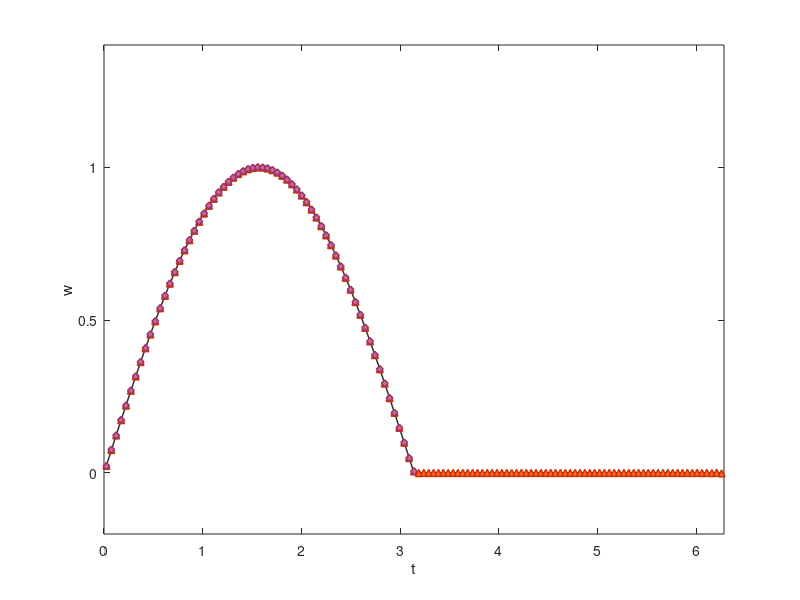
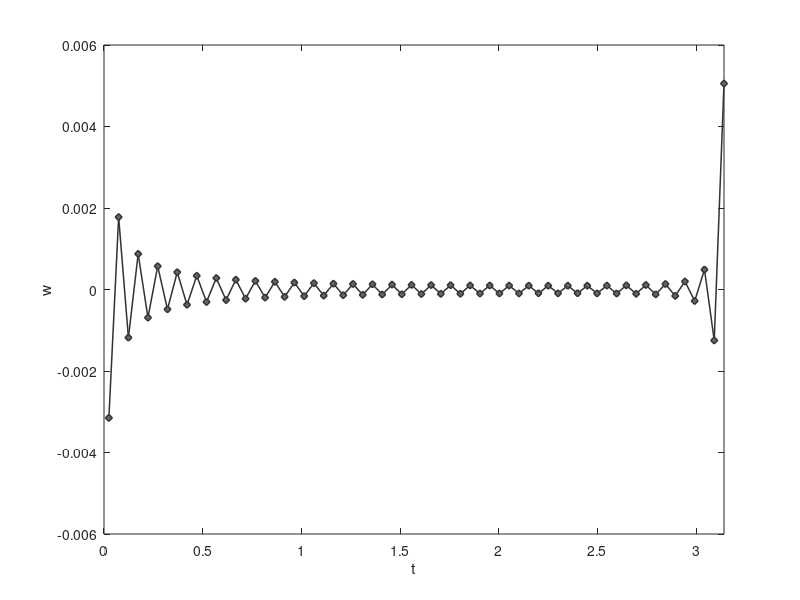

Recreate these plots in MATLAB, in order. (Note: this script raises an error after producing the figures.)
% ssht_demo7 - Run demo7
%
% Integrate a band-limited function on the sphere using the symmetrised
% quadrature weights.
% 
% Default usage is given by
%
%   ssht_demo7
%
% Author: Jason McEwen (www.jasonmcewen.org)

% SSHT package to perform spin spherical harmonic transforms
% Copyright (C) 2011  Jason McEwen
% See LICENSE.txt for license details

function ssht_demo7

clear all;

% Define parameters.
method = 'MW'
L = 64
reality = false
renorm_plot = true

% Plotting paramters.
line_width = 1.1;
line_width_thick = 2.5;
marker_size = 5;
marker_type1 = '^';
marker_type2 = 'd';
green_light = [0.2 0.6 0.4];% x339966
green_dark = [0 0.4 0.2];   % x006633
blue_light = [0.2 0.4 0.8]; % x3366CC
blue_dark = [0 0 1];        % x0000FF
red_light = [1 0.4 0.2];    % xFF6633
red_dark = [0.8 0.2 0];     % xCC3300
grey_light = [0.4 0.4 0.4]; % x666666
grey_dark = [0.2 0.2 0.2];  % x333333
magenta_light = [0.8 0.4 0.6]; % xCC6699
magenta_dark = [0.6 0.2 0.4];  % x993366

% Generate random flms (of complex signal).
flm = zeros(L^2,1);
flm = rand(size(flm)) + sqrt(-1)*rand(size(flm));
flm = 2.*(flm - (1+sqrt(-1))./2);

% Impose reality on flms.
if reality
   for el = 0:L-1
      m = 0;
      ind = ssht_elm2ind(el, m);      
      flm(ind) = real(flm(ind));
      for m = 1:el
         ind_pm = ssht_elm2ind(el, m);
         ind_nm = ssht_elm2ind(el, -m);         
         flm(ind_nm) = (-1)^m * conj(flm(ind_pm));
      end
   end
end

% Compute weights.
for m = -(L-1):(L-1)
   w(m+L) = mw_weights(m);
end

% Apply phase shift to account for theta offset.
wr = w .* exp(-i*[-(L-1):(L-1)]*pi/(2.*L-1));

% Compute weights as function of theta.
wr = real(fft(ifftshift(wr))).*2.*pi./(2*L-1).^2;
t=0:2*L-2;
theta = pi*(2*t+1)./(2.*L-1);
figure;
if renorm_plot
   plot(theta, [sin(theta(1:L)), zeros(1,L-1)], ...
      'Color', grey_dark, ...
      'LineStyle', '-', ...
      'LineWidth', line_width);
   hold on;
   plot(theta, wr./(2*pi).^2.*(2*L-1).^2, ...
      'Color', red_dark, ...
      'Marker', marker_type1, ...
      'MarkerSize', marker_size, ...
      'MarkerFaceColor', red_light, ...
      'MarkerEdgeColor', red_dark, ...
      'LineStyle', 'none', ...
      'LineWidth', line_width);
else
   plot(theta, (2*pi).^2/(2*L-1).^2.*[sin(theta(1:L)), zeros(1,L-1)],...
      'Color', grey_dark, ...      
      'LineStyle', '-', ...
      'LineWidth', line_width);      
   hold on;
   plot(theta, wr, ...      
      'Color', red_dark, ...
      'Marker', marker_type1, ...
      'MarkerSize', marker_size, ...
      'MarkerFaceColor', red_light, ...
      'MarkerEdgeColor', red_dark, ...
      'LineStyle', 'none', ...
      'LineWidth', line_width);

end

% Compute symmetrised quadrature weights defined on sphere.
q = wr(1:L);
q(1:L-1) = q(1:L-1) + wr(end:-1:L+1);
if renorm_plot
   plot(theta(1:L), q./(2*pi).^2.*(2*L-1).^2, ...
      'Color', magenta_dark, ...
      'Marker', marker_type2, ...
      'MarkerSize', marker_size, ...
      'MarkerFaceColor', magenta_light, ...
      'MarkerEdgeColor', magenta_dark, ...
      'LineStyle', 'none',  ...
      'LineWidth', line_width);
   a = axis; a(1) = 0; a(2) = 2*pi;
   axis(a)
   xlabel('t')
   ylabel('w')
   figure
   plot(theta(1:L), q./(2*pi).^2.*(2*L-1).^2-sin(theta(1:L)), ...
      'Color', grey_dark, ...
      'Marker', marker_type2, ...
      'MarkerSize', marker_size, ...
      'MarkerFaceColor', grey_light, ...
      'MarkerEdgeColor', grey_dark, ...
      'LineStyle', '-',  ...
      'LineWidth', line_width);   
   a = axis; a(1) = 0; a(2) = pi; a(3) = -a(4);
   axis(a)
   xlabel('t')
   ylabel('w')
else
   plot(theta(1:L), q, ...
      'Color', magenta_dark, ...
      'Marker', marker_type2, ...
      'MarkerSize', marker_size, ...
      'MarkerFaceColor', magenta_light, ...
      'MarkerEdgeColor', magenta_dark, ...
      'LineStyle', 'none',  ...
      'LineWidth', line_width);   
   a = axis; a(1) = 0; a(2) = 2*pi;
   axis(a)
   xlabel('t')
   ylabel('w')
   figure
   plot(theta(1:L), q - (2*pi).^2/(2*L-1).^2.*sin(theta(1:L)), ...
      'Color', grey_dark, ...
      'Marker', marker_type2, ...
      'MarkerSize', marker_size, ...
      'MarkerFaceColor', grey_light, ...
      'MarkerEdgeColor', grey_dark, ...
      'LineStyle', '-',  ...
      'LineWidth', line_width);    
   a = axis; a(1) = 0; a(2) = pi; a(3) = -a(4);
   axis(a)
   xlabel('t')
   ylabel('w')
end

% Integral of function given by rescaled (el,m)=(0,0) harmonic coefficient.
I0 = flm(1,1) .* sqrt(4*pi)

% Integrate function on sphere using all points.
f = ssht_inverse(flm, L, 'Method', method, 'Reality', reality);
Q = q.' * ones(1, 2*L-1);
I1 = sum(Q(:) .* f(:))

% Integration function on sphere using L points in theta.
% (Zero-pad to evalue the band-limited function on the correct L points.)
for r = 1:size(f,1)
   f_up(r,:) = ifft(ifftshift([0, fftshift(fft(f(r,:)))])) ...
      ./ (2*L-1) * (2*L);
end
f_down = f_up(:,1:2:end);
Q_down = q.' * ones(1, L);
I2 = sum(Q_down(:) .* f_down(:)) * (2*L-1) / L

% Compute integration errors.
I1_err = max(abs(I1 - I0))
I2_err = max(abs(I2 - I0))



function w = mw_weights(m)
%% mw_weights - Compute MW weights
%
% Compute the MW weights.
% 
% Default usage is given by
%
%   w = mw_weights(m)
%
% where m is the weight index from -(L-1):(L-1) and w is the corresponding
% weight.
%
% Author: Jason McEwen (www.jasonmcewen.org)

if m == 1
   w = sqrt(-1) * pi / 2;
elseif m == -1
   w = - sqrt(-1) * pi / 2;
elseif mod(m,2) == 0
   w = 2 / (1 - m.*m);
else
   w = 0;
end
